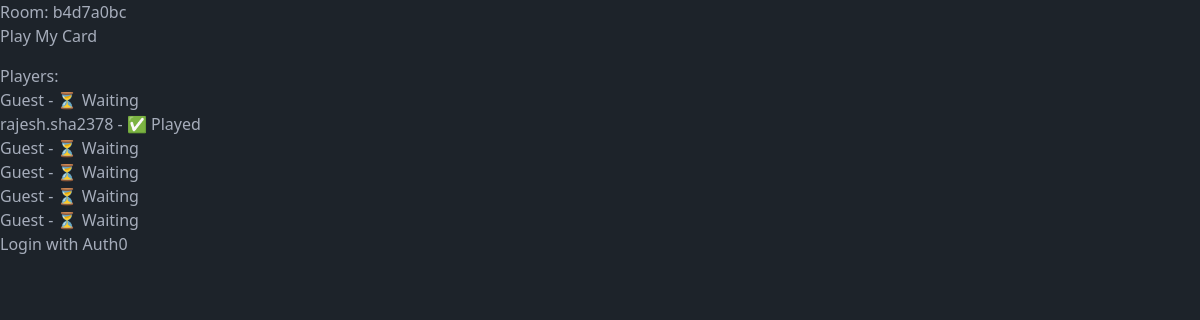
Screenshot of /room/b4d7a0bc/ with the database file from the repository.
### home/models.py (models this page shows, shortened)
class GameRoom(models.Model):
    room_code = models.CharField(max_length=8, unique=True, default=uuid.uuid4)
    is_active = models.BooleanField(default=True)
    created_at = models.DateTimeField(auto_now_add=True)
    game_started = models.BooleanField(default=False)

class Player(models.Model):
    user = models.ForeignKey(User, on_delete=models.CASCADE, null=True, blank=True)
    room = models.ForeignKey(GameRoom, on_delete=models.CASCADE)
    card = models.JSONField(null=True, blank=True)
    total_score = models.IntegerField(default=0)
    has_played = models.BooleanField(default=False)
    is_bot = models.BooleanField(default=False)
    score = models.IntegerField(default=0)

### home/views.py (the view, shortened to what this page needs)
# urls.py: path('room/<str:room_code>/', views.room, name='room'),
def room(request, room_code):
    room = get_object_or_404(GameRoom, room_code=room_code)
    players = Player.objects.filter(room=room)
    current_player = None
    if request.user.is_authenticated:
        current_player = players.filter(user=request.user).first()
    players = Player.objects.filter(room=room)
    waiting_for_more_players = players.count() < 3
    if all(p.has_played for p in players) and room.game_started:
        return redirect(f"/reveal/{room.room_code}/")
    evaluated = []
    for p in players:
        if len(p.card) == 3:
            hand_rank = evaluate_hand(p.card)
            evaluated.append((p, hand_rank))
    winner_player = None
    if evaluated:
        winner_player, _ = max(
            evaluated,
            key=lambda x: (-x[1][0], x[1][1])
        )
    return render(request, "home/room.html", {
        "room_code": room.room_code,
        "players": players,
        "current_player": current_player,
        "evaluated": evaluated,
        "winner": winner_player,
        "waiting_for_more_players": waiting_for_more_players,
        "player_count": players.count(),
    })

### home/utils.py (called while the page is built)
def evaluate_hand(hand):
    rank_order = {r: i for i, r in enumerate(RANKS)}
    values = sorted([rank_order[c[:-1]] for c in hand], reverse=True)
    suits  = [c[-1] for c in hand]
    ranks  = [c[:-1] for c in hand]
    is_trail         = (len(set(ranks)) == 1)
    is_flush         = (len(set(suits)) == 1)
    seq              = is_sequence(values)
    is_pure_sequence = seq and is_flush
    is_pair          = (len(set(ranks)) == 2)
    if is_trail:
        return (1, values)
    if is_pure_sequence:
        return (2, values)
    if seq:
        return (3, values)
    if is_flush:
        return (4, values)
    if is_pair:
        return (5, values)
    return (6, values)

def is_sequence(values):
    sorted_vals = sorted(values)
    if sorted_vals == list(range(sorted_vals[0], sorted_vals[0] + 3)):
        return True
    return sorted_vals == [0, 1, 12]

### home/templates/home/room.html (shortened to what this page needs)
{% extends "home/base.html" %}
{% block content %}
<h1>Room: {{ room_code }}</h1>
{% if not waiting_for_more_players %}
  {% if not current_player.has_played %}
    <form method="post" action="/play/{{ room_code }}/">
      <button type="submit">Play My Card</button>
    </form>
  {% else %}
    <p>Waiting for others to play...</p>
  {% endif %}
{% else %}
  <p>Waiting for players to join... ({{ players|length }}/3)</p>
{% endif %}
<h3>Players:</h3>
<ul>
  {% for p in players %}
    <li>
      {% if p.is_bot %}
        🤖 Bot
      {% elif p.user %}
        {{ p.user.username|default:p.user.email }}
      {% else %}
        Guest
      {% endif %}
      - {% if p.has_played %} ✅ Played {% else %} ⏳ Waiting {% endif %}
    </li>
  {% endfor %}
</ul>
{% endblock %}

### rows the page displays
GameRoom: room_code "b4d7a0bc"
Player: is_bot "Guest", has_played "⏳ Waiting"
Player: user.username "rajesh.sha2378", has_played "✅ Played"
Player: is_bot "Guest", has_played "⏳ Waiting"
Player: is_bot "Guest", has_played "⏳ Waiting"
Player: is_bot "Guest", has_played "⏳ Waiting"
Player: is_bot "Guest", has_played "⏳ Waiting"
